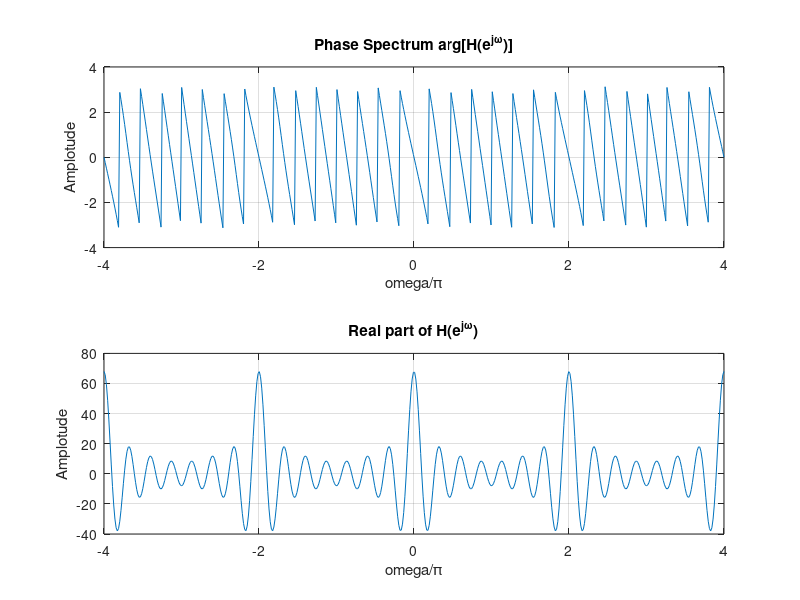

Write MATLAB code to recreate this figure.
clf;
w = -4*pi:8*pi/511:4*pi;
num = [1 3 5 7 9 11 15 17];
den = [1];
h = freqz(num, den, w);

%plot the DTFT
subplot(2,1,1)
plot(w/pi,real(h));grid;
title('Real part of H(e^{j\omega})');
xlabel('omega/\pi');
ylabel('Amplotude');

subplot(2,1,2)
plot(w/pi,real(h));grid;
title('Real part of H(e^{j\omega})');
xlabel('omega/\pi');
ylabel('Amplotude');

pause

subplot(2,1,1)
plot(w/pi,abs(h));grid;
title('Magnitude Spectrum | H(e^{j\omega}) |');
xlabel('omega/\pi');
ylabel('Amplotude');

subplot(2,1,1)
plot(w/pi,angle(h));grid;
title('Phase Spectrum arg[H(e^{j\omega})]');
xlabel('omega/\pi');
ylabel('Amplotude');